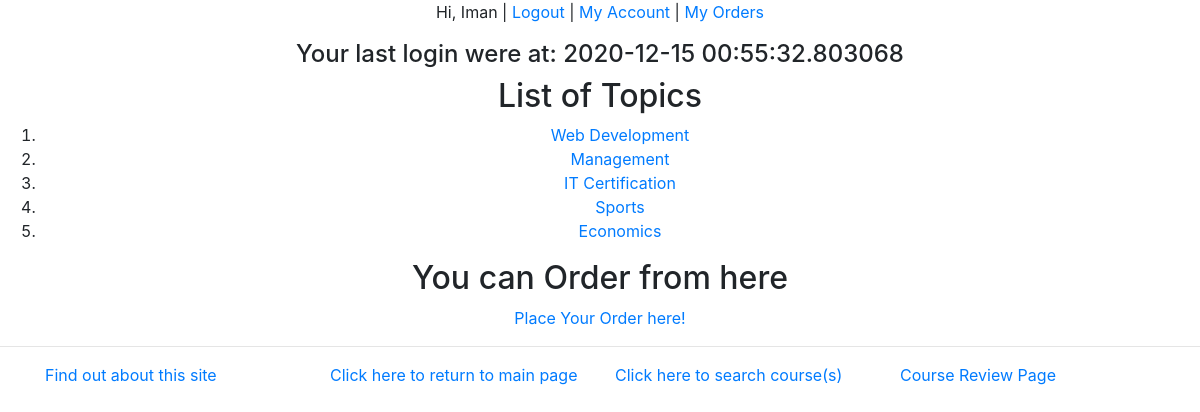
Screenshot of /myapp/ (signed in) with the database file from the repository.
### myapp/models.py (models this page shows, shortened)
class Topic(models.Model):
    name = models.CharField(max_length=200)
    length = models.IntegerField(default=12)

### myapp/views.py (the view)
# urls.py: path(r'', views.index, name='index'),
def index(request):
    if request.session.get('last_login'):
        last_login = request.session['last_login']
    else:
        last_login = "Your last login was more than one hour ago"
    top_list = Topic.objects.all().order_by('id')[:10]
    return render(request, 'myapp/index.html', {'top_list': top_list, 'last_login': last_login})

### myapp/templates/myapp/index.html (shortened to what this page needs)
{% extends 'myapp/base.html' %}
{% block body_block %}
    {% if last_login %}
        <h4>Your last login were at: {{ last_login }}</h4>
    {% endif %}
    {% if top_list %}
        <h2>List of Topics</h2>
        <ol>
            {% for top  in top_list %}
                <li><a href="{% url 'myapp:detail' top.pk %}">{{ top.name }}</a></li>
            {% endfor %}
        </ol>
    {% else %}
        <strong>There are no available topics!</strong>
    {% endif %}
    <h2>You can Order from here</h2>
    <a href="{% url 'myapp:place_order' %}">Place Your Order here!</a>
{% endblock %}

### myapp/templates/myapp/base.html (shortened to what this page needs)
{% load static %}
<!DOCTYPE html>
<html>
<head>
    <link rel="stylesheet" type="text/css" href="{% static 'myapp/style.css' %}"/>
    <link rel="stylesheet" href="https://cdn.jsdelivr.net/npm/bootstrap@4.5.3/dist/css/bootstrap.min.css"
>
</head>
<body>
<div class="text-center">
    {% if request.user.username %}
        <p>Hi, {{ request.user.first_name }} | <a href="{% url 'myapp:logout' %}">Logout</a> | <a
                href="{% url 'myapp:myaccount' %}">My Account</a> | <a href="{% url 'myapp:myorders' %}">My Orders</a>
        </p>
    {% else %}
        <p><a href="{% url 'myapp:login' %}">You can LOGIN here</a> | <a href="{% url 'myapp:register' %}">You can
            REGISTER here</a></p>
    {% endif %}
    {% block body_block %}*** {% endblock %}
</div>
<hr/>
<div class="container">
    <div class="row justify-content-center">
        <div class="col-3"><a href="{% url 'myapp:about' %}">Find out about this site</a></div>
        <div class="col-3"><a href="{% url 'myapp:index' %}">Click here to return to main page</a></div>
        <div class="col-3"><a href="{% url 'myapp:findcourses' %}">Click here to search course(s)</a></div>
        <div class="col-3"><a href="{% url 'myapp:review' %}">Course Review Page</a></div>
    </div>
</div>
</body>
</html>

### rows the page displays
Topic: name "Web Development"
Topic: name "Management"
Topic: name "IT Certification"
Topic: name "Sports"
Topic: name "Economics"

### other values shown
{{ request.user.first_name }} "Iman"
{{ last_login }} "2020-12-15 00:55:32.803068"
